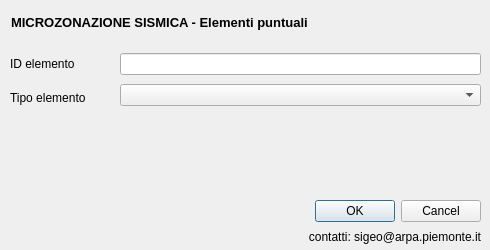
<?xml version="1.0" encoding="UTF-8"?>
<ui version="4.0">
 <class>Dialog</class>
 <widget class="QDialog" name="Dialog">
  <property name="geometry">
   <rect>
    <x>0</x>
    <y>0</y>
    <width>490</width>
    <height>250</height>
   </rect>
  </property>
  <property name="windowTitle">
   <string>Dialog</string>
  </property>
  <widget class="QWidget" name="layoutWidget">
   <property name="geometry">
    <rect>
     <x>11</x>
     <y>11</y>
     <width>471</width>
     <height>22</height>
    </rect>
   </property>
   <layout class="QHBoxLayout" name="horizontalLayout">
    <item>
     <widget class="QLabel" name="label_6">
      <property name="font">
       <font>
        <pointsize>10</pointsize>
        <weight>75</weight>
        <bold>true</bold>
       </font>
      </property>
      <property name="text">
       <string>MICROZONAZIONE SISMICA - Elementi puntuali</string>
      </property>
     </widget>
    </item>
    <item>
     <spacer name="horizontalSpacer">
      <property name="orientation">
       <enum>Qt::Horizontal</enum>
      </property>
      <property name="sizeHint" stdset="0">
       <size>
        <width>40</width>
        <height>20</height>
       </size>
      </property>
     </spacer>
    </item>
   </layout>
  </widget>
  <widget class="QWidget" name="">
   <property name="geometry">
    <rect>
     <x>120</x>
     <y>50</y>
     <width>361</width>
     <height>61</height>
    </rect>
   </property>
   <layout class="QVBoxLayout" name="verticalLayout">
    <item>
     <widget class="QLineEdit" name="id_ep">
      <property name="toolTip">
       <string extracomment="pippo"/>
      </property>
      <property name="whatsThis">
       <string/>
      </property>
     </widget>
    </item>
    <item>
     <widget class="QComboBox" name="tipo_ep"/>
    </item>
   </layout>
  </widget>
  <widget class="QWidget" name="">
   <property name="geometry">
    <rect>
     <x>10</x>
     <y>50</y>
     <width>101</width>
     <height>61</height>
    </rect>
   </property>
   <layout class="QVBoxLayout" name="verticalLayout_2">
    <item>
     <widget class="QLabel" name="label_3">
      <property name="toolTip">
       <string/>
      </property>
      <property name="statusTip">
       <string/>
      </property>
      <property name="whatsThis">
       <string/>
      </property>
      <property name="text">
       <string>ID elemento</string>
      </property>
     </widget>
    </item>
    <item>
     <widget class="QLabel" name="label">
      <property name="text">
       <string>Tipo elemento</string>
      </property>
     </widget>
    </item>
   </layout>
  </widget>
  <widget class="QWidget" name="">
   <property name="geometry">
    <rect>
     <x>10</x>
     <y>200</y>
     <width>221</width>
     <height>41</height>
    </rect>
   </property>
   <layout class="QHBoxLayout" name="horizontalLayout_2">
    <item>
     <widget class="QLabel" name="label_10">
      <property name="font">
       <font>
        <family>Arial</family>
        <italic>true</italic>
       </font>
      </property>
      <property name="text">
       <string/>
      </property>
      <property name="pixmap">
       <pixmap>resources/arpa.gif</pixmap>
      </property>
     </widget>
    </item>
    <item>
     <widget class="QLabel" name="label_16">
      <property name="text">
       <string/>
      </property>
      <property name="pixmap">
       <pixmap>resources/rp.gif</pixmap>
      </property>
     </widget>
    </item>
   </layout>
  </widget>
  <widget class="QWidget" name="">
   <property name="geometry">
    <rect>
     <x>240</x>
     <y>200</y>
     <width>241</width>
     <height>46</height>
    </rect>
   </property>
   <layout class="QVBoxLayout" name="verticalLayout_3">
    <item>
     <widget class="QDialogButtonBox" name="buttonBox">
      <property name="orientation">
       <enum>Qt::Horizontal</enum>
      </property>
      <property name="standardButtons">
       <set>QDialogButtonBox::Cancel|QDialogButtonBox::Ok</set>
      </property>
     </widget>
    </item>
    <item>
     <widget class="QLabel" name="label_17">
      <property name="text">
       <string>contatti: sigeo@arpa.piemonte.it</string>
      </property>
      <property name="alignment">
       <set>Qt::AlignRight|Qt::AlignTrailing|Qt::AlignVCenter</set>
      </property>
     </widget>
    </item>
   </layout>
  </widget>
  <zorder>id_ep</zorder>
  <zorder>label_3</zorder>
  <zorder>layoutWidget</zorder>
  <zorder>buttonBox</zorder>
  <zorder>label_10</zorder>
  <zorder>label_16</zorder>
  <zorder>label_17</zorder>
  <zorder>tipo_ep</zorder>
  <zorder>label</zorder>
  <zorder>label_2</zorder>
  <zorder>shape_leng</zorder>
 </widget>
 <resources/>
 <connections>
  <connection>
   <sender>buttonBox</sender>
   <signal>accepted()</signal>
   <receiver>Dialog</receiver>
   <slot>accept()</slot>
   <hints>
    <hint type="sourcelabel">
     <x>248</x>
     <y>254</y>
    </hint>
    <hint type="destinationlabel">
     <x>157</x>
     <y>274</y>
    </hint>
   </hints>
  </connection>
  <connection>
   <sender>buttonBox</sender>
   <signal>rejected()</signal>
   <receiver>Dialog</receiver>
   <slot>reject()</slot>
   <hints>
    <hint type="sourcelabel">
     <x>316</x>
     <y>260</y>
    </hint>
    <hint type="destinationlabel">
     <x>286</x>
     <y>274</y>
    </hint>
   </hints>
  </connection>
 </connections>
</ui>
